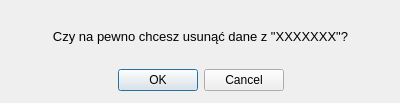
<?xml version="1.0" encoding="UTF-8"?>
<ui version="4.0">
 <class>Dialog</class>
 <widget class="QDialog" name="Dialog">
  <property name="geometry">
   <rect>
    <x>0</x>
    <y>0</y>
    <width>400</width>
    <height>103</height>
   </rect>
  </property>
  <property name="windowTitle">
   <string>Dialog</string>
  </property>
  <widget class="QWidget" name="verticalLayoutWidget">
   <property name="geometry">
    <rect>
     <x>0</x>
     <y>10</y>
     <width>401</width>
     <height>81</height>
    </rect>
   </property>
   <layout class="QVBoxLayout" name="verticalLayout">
    <item>
     <widget class="QLabel" name="label">
      <property name="font">
       <font>
        <pointsize>10</pointsize>
       </font>
      </property>
      <property name="text">
       <string>Czy na pewno chcesz usunąć dane z &quot;XXXXXXX&quot;?</string>
      </property>
      <property name="alignment">
       <set>Qt::AlignCenter</set>
      </property>
     </widget>
    </item>
    <item>
     <widget class="QDialogButtonBox" name="buttonBox_2">
      <property name="standardButtons">
       <set>QDialogButtonBox::Cancel|QDialogButtonBox::Ok</set>
      </property>
      <property name="centerButtons">
       <bool>true</bool>
      </property>
     </widget>
    </item>
   </layout>
  </widget>
 </widget>
 <resources/>
 <connections/>
</ui>
